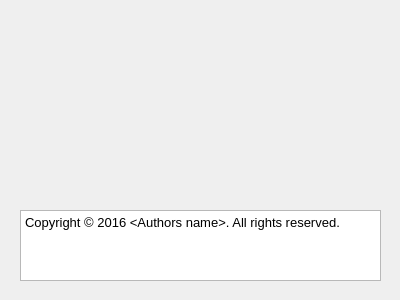
<?xml version="1.0" encoding="UTF-8"?>
<ui version="4.0">
 <class>robotorAMTAboutWidgetClass</class>
 <widget class="QDialog" name="robotorAMTAboutWidgetClass">
  <property name="geometry">
   <rect>
    <x>0</x>
    <y>0</y>
    <width>400</width>
    <height>300</height>
   </rect>
  </property>
  <property name="sizePolicy">
   <sizepolicy hsizetype="Fixed" vsizetype="Fixed">
    <horstretch>0</horstretch>
    <verstretch>0</verstretch>
   </sizepolicy>
  </property>
  <property name="minimumSize">
   <size>
    <width>400</width>
    <height>300</height>
   </size>
  </property>
  <property name="maximumSize">
   <size>
    <width>400</width>
    <height>300</height>
   </size>
  </property>
  <property name="windowTitle">
   <string>About robotorAMT Toolbox</string>
  </property>
  <widget class="QTextBrowser" name="textBrowser">
   <property name="geometry">
    <rect>
     <x>20</x>
     <y>210</y>
     <width>361</width>
     <height>71</height>
    </rect>
   </property>
   <property name="html">
    <string>&lt;!DOCTYPE HTML PUBLIC &quot;-//W3C//DTD HTML 4.0//EN&quot; &quot;http://www.w3.org/TR/REC-html40/strict.dtd&quot;&gt;
&lt;html&gt;&lt;head&gt;&lt;meta name=&quot;qrichtext&quot; content=&quot;1&quot; /&gt;&lt;style type=&quot;text/css&quot;&gt;
p, li { white-space: pre-wrap; }
&lt;/style&gt;&lt;/head&gt;&lt;body style=&quot; font-family:'MS Shell Dlg 2'; font-size:8.25pt; font-weight:400; font-style:normal;&quot;&gt;
&lt;table border=&quot;0&quot; style=&quot;-qt-table-type: root; margin-top:4px; margin-bottom:4px; margin-left:4px; margin-right:4px;&quot;&gt;
&lt;tr&gt;
&lt;td style=&quot;border: none;&quot;&gt;
&lt;p style=&quot; margin-top:0px; margin-bottom:0px; margin-left:0px; margin-right:0px; -qt-block-indent:0; text-indent:0px;&quot;&gt;&lt;span style=&quot; font-family:'Sans'; font-size:10pt;&quot;&gt;Copyright © 2016 &amp;lt;Authors name&amp;gt;. All rights reserved.&lt;/span&gt;&lt;/p&gt;&lt;/td&gt;&lt;/tr&gt;&lt;/table&gt;&lt;/body&gt;&lt;/html&gt;</string>
   </property>
  </widget>
 </widget>
 <layoutdefault spacing="6" margin="11"/>
 <resources/>
 <connections/>
</ui>
